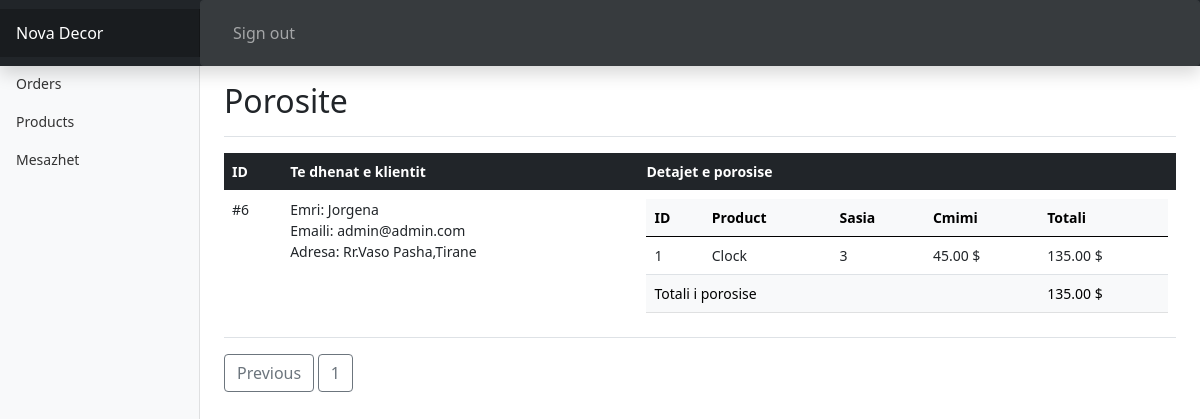
The app's page /login/admin/orders.php?page=2 (signed in) with its own data.
### tables this page shows
CREATE TABLE `orders` (
  `id` int(11) NOT NULL,
  `name` varchar(255) NOT NULL,
  `email` varchar(255) NOT NULL,
  `address` varchar(255) NOT NULL,
  `total_price` float(6,2) NOT NULL DEFAULT 0.00,
  `order_status` varchar(255) NOT NULL,
  `created_at` datetime DEFAULT NULL
);

CREATE TABLE `order_details` (
  `id` int(11) NOT NULL,
  `order_id` int(11) DEFAULT NULL,
  `product_id` int(11) DEFAULT NULL,
  `product_name` varchar(50) DEFAULT NULL,
  `product_price` float(6,2) DEFAULT NULL,
  `qty` int(11) DEFAULT NULL,
  `total_price` double(6,2) DEFAULT NULL
);

### login/admin/orders.php (the view, shortened to what this page needs)
<?php
include "../includes/connect.php";
if(isset($_GET['page'])){
  $page=$_GET['page'];
}
else{$page=1;}
$num_per_page=5;
$start_from=($page-1)*$num_per_page;
$query="SELECT * FROM orders limit $start_from,$num_per_page";
$result=mysqli_query($conn,$query);
?>
<!doctype html>
<html lang="en">
  <head>
</head>
<body>
    <?php include 'headers.php'?>
<div class="container-fluid">
  <div class="row">
    <?php include 'sidebars.php'?>
    <main class="col-md-9 ms-sm-auto col-lg-10 px-md-4">
      <div class="d-flex justify-content-between flex-wrap flex-md-nowrap align-items-center pt-3 pb-2 mb-3 border-bottom">
        <h1 class="h2">Porosite</h1>
      </div>
 <div class="table-responsive">
  <table class="table table-responsive">
   <thead  class="table-dark">
    <tr>
      <th scope="col">ID</th>
      <th scope="col">Te dhenat e klientit</th>
      <th scope="col">Detajet e porosise</th>
    </tr>
  </thead>
  <tbody>
    <?php while($row = mysqli_fetch_assoc($result)){
      $id=$row['id'];?>
    <tr>
            <td>#<?php echo $id; ?></td>
            <td>
              Emri: <?php echo $row['name']; ?><br>
              Emaili: <?php echo $row['email']; ?><br>
              Adresa: <?php echo $row['address']; ?>
            </td>
            <td>
            <table class="table">
            <thead class="table-light">
              <tr>
                  <th scope="col">ID</th>
                  <th scope="col">Product</th>
                  <th scope="col">Sasia</th>
                  <th scope="col">Cmimi</th>
                  <th scope="col">Totali</th>
              </tr>
            </thead>
            <tbody>
            <tbody>
            <?php
            $query1="SELECT * FROM order_details where order_id=$id";
            $result1=mysqli_query($conn,$query1);
             while($row1 = mysqli_fetch_assoc($result1)){ ?>
             <tr>
             <td><?php echo $row1['product_id']; ?></td>
             <td><?php echo $row1['product_name']; ?></td>
             <td><?php echo $row1['qty']; ?></td>
             <td><?php echo $row1['product_price']; ?> $</td>
             <td><?php echo $row1['total_price']; ?> $</td>
             </tr>
            <?php  }?>
            <tr class="table-light">
            <td colspan="4" >Totali i porosise</td>
            <td><?php echo $row['total_price'];?> $</td>
             </tbody>
             </table>
          </td>
    </tr>
     <?php } ?>
  </tbody>
</table>
</div>
<?php
    $pr_query="SELECT * FROM orders";
    $pr_result=mysqli_query($conn,$pr_query);
    $total_record=mysqli_num_rows($pr_result);
    $total_page=ceil($total_record/$num_per_page);
    if($page>1 ){
        echo"<a href='orders.php?page=".($page-1)."' class='btn btn-outline-secondary'>Previous</a>&nbsp;" ;
    }
    for($i=1;$i<$total_page;$i++){
       echo"<a href='orders.php?page=".$i."' class='btn btn-outline-secondary'>$i</a>&nbsp;" ;
    }
    ?>
    </main>
  </div>
</div>
  </body>
</html>

### css/dashboard.css (style rules this page uses)
body { font-size: .875rem; }

### records on screen
orders: id "6", name "Jorgena", email "admin@admin.com", address "Rr.Vaso Pasha,Tirane", total_price "135.00"
order_details: product "1", product_name "Clock", qty "3", product_price "45.00", total_price "135.00"
